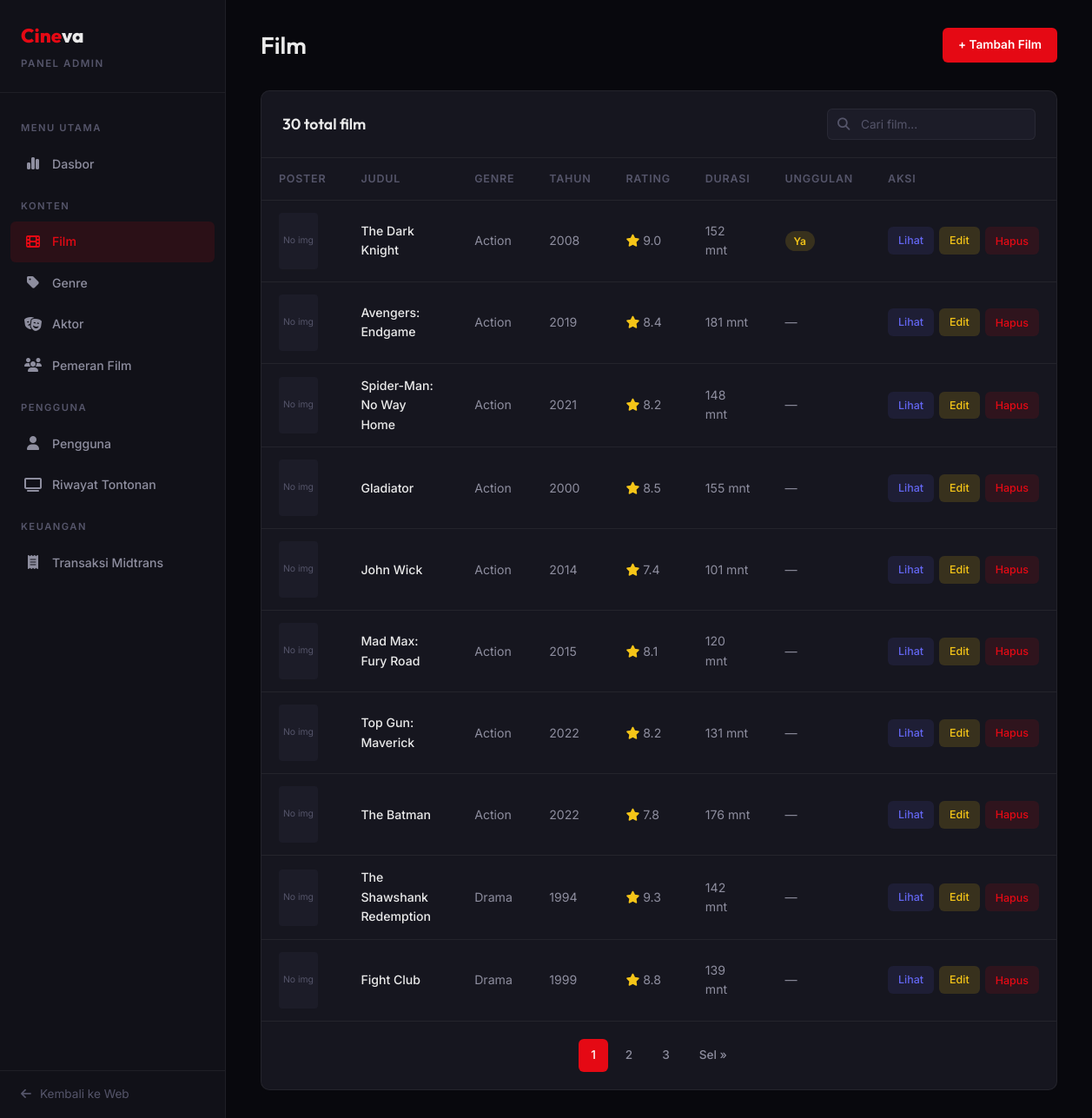
/admin/movies.php (signed in), run on the app's committed database.
### tables this page shows
CREATE TABLE movies (
    id INT AUTO_INCREMENT PRIMARY KEY,
    genre_id INT NOT NULL,
    title VARCHAR(255) NOT NULL,
    description TEXT,
    poster_url VARCHAR(500) DEFAULT '',
    year INT,
    rating DECIMAL(3,1) DEFAULT 0,
    duration INT DEFAULT 0,
    trailer_url VARCHAR(500) DEFAULT '',
    is_featured TINYINT(1) DEFAULT 0,
    created_at TIMESTAMP DEFAULT CURRENT_TIMESTAMP,
    FOREIGN KEY (genre_id) REFERENCES genres(id) ON DELETE CASCADE
);

CREATE TABLE genres (
    id INT AUTO_INCREMENT PRIMARY KEY,
    name VARCHAR(100) NOT NULL,
    description TEXT
);

### admin/movies.php (the view, shortened to what this page needs)
<?php
include __DIR__ . '/includes/admin-header.php';
include __DIR__ . '/includes/sidebar.php';
$page = max(1, (int)($_GET['page'] ?? 1));
$limit = 10;
$offset = ($page - 1) * $limit;
$total = $conn->query("SELECT COUNT(*) as c FROM movies")->fetch_assoc()['c'];
$totalPages = ceil($total / $limit);
$movies = $conn->query("SELECT m.*, g.name as genre_name FROM movies m JOIN genres g ON m.genre_id = g.id ORDER BY m.created_at DESC LIMIT $limit OFFSET $offset");
?>
<main class="admin-main">
    <div class="admin-topbar">
        <h1>Film</h1>
        <a href="/cineva/admin/movie-form.php" class="btn-add">+ Tambah Film</a>
    </div>
    <div class="admin-card">
        <div class="admin-card-header">
            <h3 class="admin-card-title"><?= $total ?> total film</h3>
            <div class="admin-search">
                <span class="admin-search-icon"><i class="fa-solid fa-search"></i></span>
                <input type="text" placeholder="Cari film...">
            </div>
        </div>
        <table class="data-table">
            <thead>
                <tr>
                    <th>Poster</th>
                    <th>Judul</th>
                    <th>Genre</th>
                    <th>Tahun</th>
                    <th>Rating</th>
                    <th>Durasi</th>
                    <th>Unggulan</th>
                    <th>Aksi</th>
                </tr>
            </thead>
            <tbody>
                <?php while ($m = $movies->fetch_assoc()): ?>
                <tr>
                    <td>
                        <?php if ($m['poster_url']): ?>
                        <img src="/cineva/<?= htmlspecialchars($m['poster_url']) ?>" class="table-poster" alt="">
                        <?php else: ?>
                        <div class="table-poster" style="display:flex;align-items:center;justify-content:center;font-size:0.65rem;color:var(--text-dim);">No img</div>
                        <?php endif; ?>
                    </td>
                    <td style="color:var(--text-primary); font-weight:500;"><?= htmlspecialchars($m['title']) ?></td>
                    <td><?= htmlspecialchars($m['genre_name']) ?></td>
                    <td><?= $m['year'] ?></td>
                    <td><span style="color:var(--gold);"><i class="fa-solid fa-star"></i></span> <?= number_format($m['rating'], 1) ?></td>
                    <td><?= $m['duration'] ?> mnt</td>
                    <td><?= $m['is_featured'] ? '<span class="table-badge featured">Ya</span>' : '—' ?></td>
                    <td>
                        <div class="table-actions">
                            <a href="/cineva/movie.php?id=<?= $m['id'] ?>" class="table-btn view" target="_blank">Lihat</a>
                            <a href="/cineva/admin/movie-form.php?id=<?= $m['id'] ?>" class="table-btn edit">Edit</a>
                            <button class="table-btn delete btn-delete-trigger" data-id="<?= $m['id'] ?>" data-name="<?= htmlspecialchars($m['title']) ?>">Hapus</button>
                        </div>
                    </td>
                </tr>
                <?php endwhile; ?>
            </tbody>
        </table>
        <?php if ($totalPages > 1): ?>
        <div class="pagination">
            <?php for ($i = 1; $i <= $totalPages; $i++): ?>
            <a href="?page=<?= $i ?>" class="<?= $i === $page ? 'active' : '' ?>"><?= $i ?></a>
            <?php endfor; ?>
            <?php if ($page < $totalPages): ?>
            <a href="?page=<?= $page + 1 ?>">Sel &raquo;</a>
            <?php endif; ?>
        </div>
        <?php endif; ?>
    </div>
</main>
</div>
</body>
</html>

### assets/css/style.css (style rules this page uses)
:root { --bg-primary: #08080d; --bg-secondary: #111118; --bg-card: #16161f; --bg-elevated: #1c1c28; --bg-glass: rgba(17, 17, 24, 0.85); --accent: #e50914; --accent-hover: #b80710; --accent-soft: rgba(229, 9, 20, 0.12); --gold: #f5c518; --gold-soft: rgba(245, 197, 24, 0.15); --green: #2dd4a8; --text-primary: #eaeaea; --text-secondary: #8e8e9f; --text-dim: #55556a; --border: rgba(255, 255, 255, 0.06); --border-light: rgba(255, 255, 255, 0.1); --shadow-sm: 0 2px 8px rgba(0, 0, 0, 0.3); --shadow-md: 0 8px 24px rgba(0, 0, 0, 0.4); --shadow-lg: 0 16px 48px rgba(0, 0, 0, 0.5); --radius-sm: 6px; --radius-md: 10px; --radius-lg: 16px; --radius-xl: 24px; --transition: 0.3s cubic-bezier(0.25, 0.46, 0.45, 0.94); --container: 1400px; --nav-height: 68px; }
*, *::before, *::after { margin: 0; padding: 0; box-sizing: border-box; }
html { scroll-behavior: smooth; -webkit-font-smoothing: antialiased; }
body { font-family: 'Inter', sans-serif; background: var(--bg-primary); color: var(--text-primary); line-height: 1.6; overflow-x: hidden; min-height: 100vh; }
h1, h2, h3, h4, h5, h6 { font-family: 'Outfit', sans-serif; font-weight: 600; line-height: 1.2; }
a { text-decoration: none; color: inherit; transition: color var(--transition); }

### assets/css/admin.css (style rules this page uses)
.admin-main { flex: 1; margin-left: 260px; padding: 32px 40px; }
.admin-topbar { display: flex; align-items: center; justify-content: space-between; margin-bottom: 32px; }
.admin-topbar h1 { font-size: 1.7rem; }
.admin-card { background: var(--bg-card); border: 1px solid var(--border); border-radius: var(--radius-md); overflow: hidden; }
.admin-card-header { display: flex; align-items: center; justify-content: space-between; padding: 20px 24px; border-bottom: 1px solid var(--border); flex-wrap: wrap; gap: 12px; }
.admin-card-title { font-size: 1.1rem; font-weight: 600; }
.admin-search { position: relative; }
.admin-search input { padding: 9px 14px 9px 38px; background: var(--bg-elevated); border: 1px solid var(--border); border-radius: var(--radius-sm); color: var(--text-primary); font-family: 'Inter', sans-serif; font-size: 0.85rem; outline: none; width: 240px; transition: border-color var(--transition); }
.admin-search input::placeholder { color: var(--text-dim); }
.admin-search-icon { position: absolute; left: 12px; top: 50%; transform: translateY(-50%); color: var(--text-dim); font-size: 0.9rem; }
.btn-add { display: inline-flex; align-items: center; gap: 6px; background: var(--accent); color: white; padding: 9px 18px; border-radius: var(--radius-sm); font-family: 'Inter', sans-serif; font-size: 0.85rem; font-weight: 600; border: none; cursor: pointer; transition: all var(--transition); }
.data-table { width: 100%; border-collapse: collapse; }
.data-table thead th { padding: 14px 20px; text-align: left; font-size: 0.78rem; font-weight: 600; text-transform: uppercase; letter-spacing: 0.8px; color: var(--text-dim); border-bottom: 1px solid var(--border); white-space: nowrap; }
.data-table tbody td { padding: 14px 20px; font-size: 0.88rem; border-bottom: 1px solid var(--border); color: var(--text-secondary); vertical-align: middle; }
.data-table tbody tr:last-child td { border-bottom: none; }
.table-poster { width: 45px; height: 65px; border-radius: 4px; object-fit: cover; background: var(--bg-elevated); }
.table-badge { padding: 4px 10px; border-radius: 50px; font-size: 0.75rem; font-weight: 600; }
.table-badge.featured { background: var(--gold-soft); color: var(--gold); }
.table-actions { display: flex; gap: 6px; }
.table-btn { padding: 6px 12px; border-radius: var(--radius-sm); font-size: 0.78rem; font-weight: 500; font-family: 'Inter', sans-serif; border: none; cursor: pointer; transition: all var(--transition); }
.table-btn.view { background: rgba(99, 102, 241, 0.1); color: #6366f1; }
.table-btn.edit { background: var(--gold-soft); color: var(--gold); }
.table-btn.delete { background: var(--accent-soft); color: var(--accent); }
.pagination { display: flex; align-items: center; justify-content: center; gap: 6px; padding: 20px; border-top: 1px solid var(--border); }
.pagination a, .pagination span { padding: 8px 14px; border-radius: var(--radius-sm); font-size: 0.85rem; font-weight: 500; color: var(--text-secondary); transition: all var(--transition); }
.pagination .active { background: var(--accent); color: white; }

### data on the page
movies: poster_url "No img", title "The Dark Knight", genre.name "Action", year "2008", rating "9.0", duration "152", is_featured "Ya"
movies: poster_url "No img", title "Avengers: Endgame", genre.name "Action", year "2019", rating "8.4", duration "181"
movies: poster_url "No img", title "Spider-Man: No Way Home", genre.name "Action", year "2021", rating "8.2", duration "148"
movies: poster_url "No img", title "Gladiator", genre.name "Action", year "2000", rating "8.5", duration "155"
movies: poster_url "No img", title "John Wick", genre.name "Action", year "2014", rating "7.4", duration "101"
movies: poster_url "No img", title "Mad Max: Fury Road", genre.name "Action", year "2015", rating "8.1", duration "120"
movies: poster_url "No img", title "Top Gun: Maverick", genre.name "Action", year "2022", rating "8.2", duration "131"
movies: poster_url "No img", title "The Batman", genre.name "Action", year "2022", rating "7.8", duration "176"
movies: poster_url "No img", title "The Shawshank Redemption", genre.name "Drama", year "1994", rating "9.3", duration "142"
movies: poster_url "No img", title "Fight Club", genre.name "Drama", year "1999", rating "8.8", duration "139"

### other printed values
$total "30"
